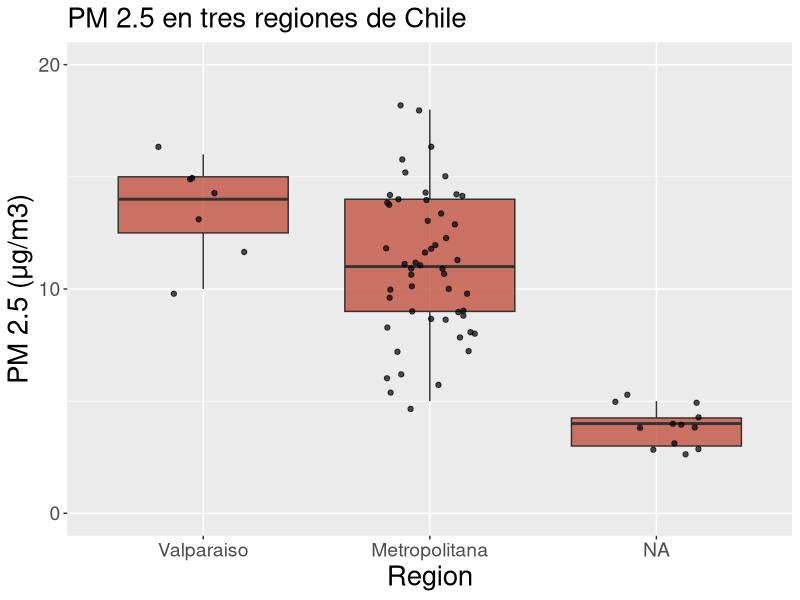
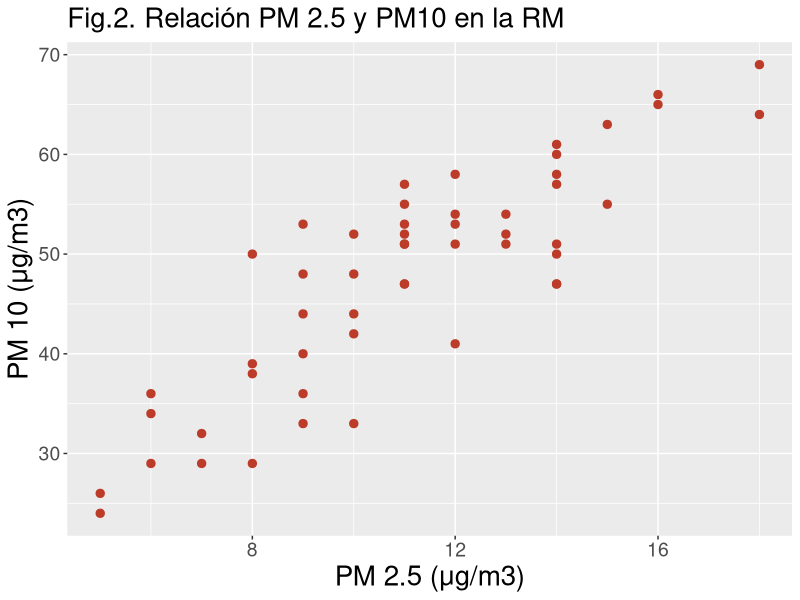
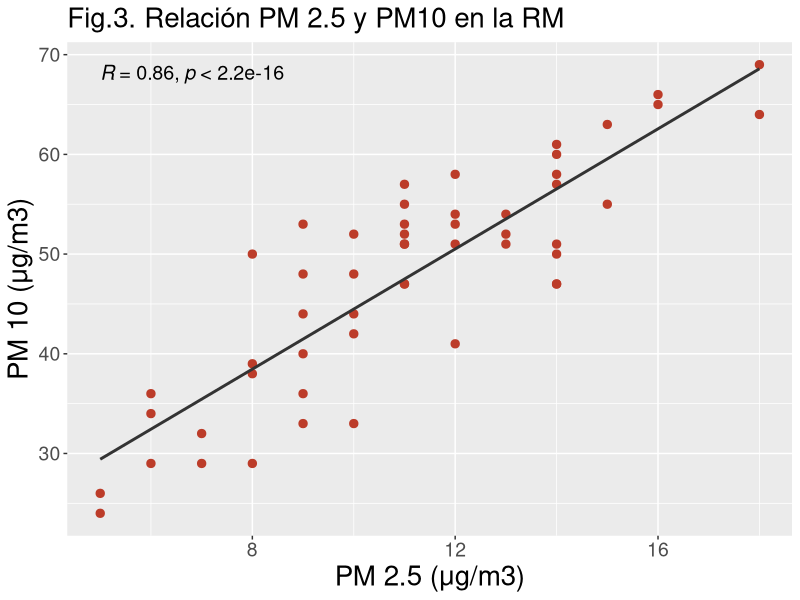

Recreate these plots in R, in order.
## ---- chunk 1
knitr::opts_chunk$set(collapse = TRUE)
## ---- chunk 2
#install.packages("dplyr")
library(dplyr)
## ---- chunk 3
library(readxl)
data<-read_excel("data.xlsx")
## ---- chunk 4
glimpse(data)
## ---- chunk 5
#install.packages("ggplot2")
library(ggplot2)

## ---- chunk 6
data$Region<-factor(data$Region, levels=c("Valparaiso", "Metropolitana","LosRios"))

ggplot(data,mapping=aes(x=Region,y=PM25))+
  geom_boxplot(fill="#BC3C29FF",alpha=0.7)+
  geom_jitter(width = 0.2, alpha=0.7)+
  labs(x="Region",
       y= "PM 2.5 (μg/m3)",
       title = "PM 2.5 en tres regiones de Chile")+
  scale_y_continuous(breaks=c(0,10,20) ,limits = c(0,20))+
  theme(axis.text =element_text(size=14),
        axis.title=element_text(size=20),
        plot.title=element_text(size=20))
## ---- chunk 7
data_ejemplo<-data %>% 
  filter (Region == "Metropolitana")
## ---- chunk 8
ggplot(data_ejemplo, mapping=aes(x=PM25 , y =PM10))+
  geom_point(size=2.5, col="#BC3C29FF")+
  labs(x= "PM 2.5 (μg/m3)",
       y= "PM 10 (μg/m3)",
       title = "Fig.2. Relación PM 2.5 y PM10 en la RM")+
  theme(axis.text =element_text(size=14),
        axis.title=element_text(size=20),
        plot.title=element_text(size=20))
## ---- chunk 9
cor.test(data_ejemplo$PM25,data_ejemplo$PM10)
## ---- chunk 10
library(ggpubr)

ggplot(data_ejemplo, mapping=aes(x=PM25 , y =PM10))+
  geom_point(size=2.5, col="#BC3C29FF")+
  labs(x= "PM 2.5 (μg/m3)",
       y= "PM 10 (μg/m3)",
       title = "Fig.3. Relación PM 2.5 y PM10 en la RM")+
  theme(axis.text =element_text(size=14),
        axis.title=element_text(size=20),
        plot.title=element_text(size=20))+
  stat_cor(method = "pearson", vjust = "inward", hjust = "inward", size=5)+
  geom_smooth(method = "lm", se = FALSE, colour="#333333")

